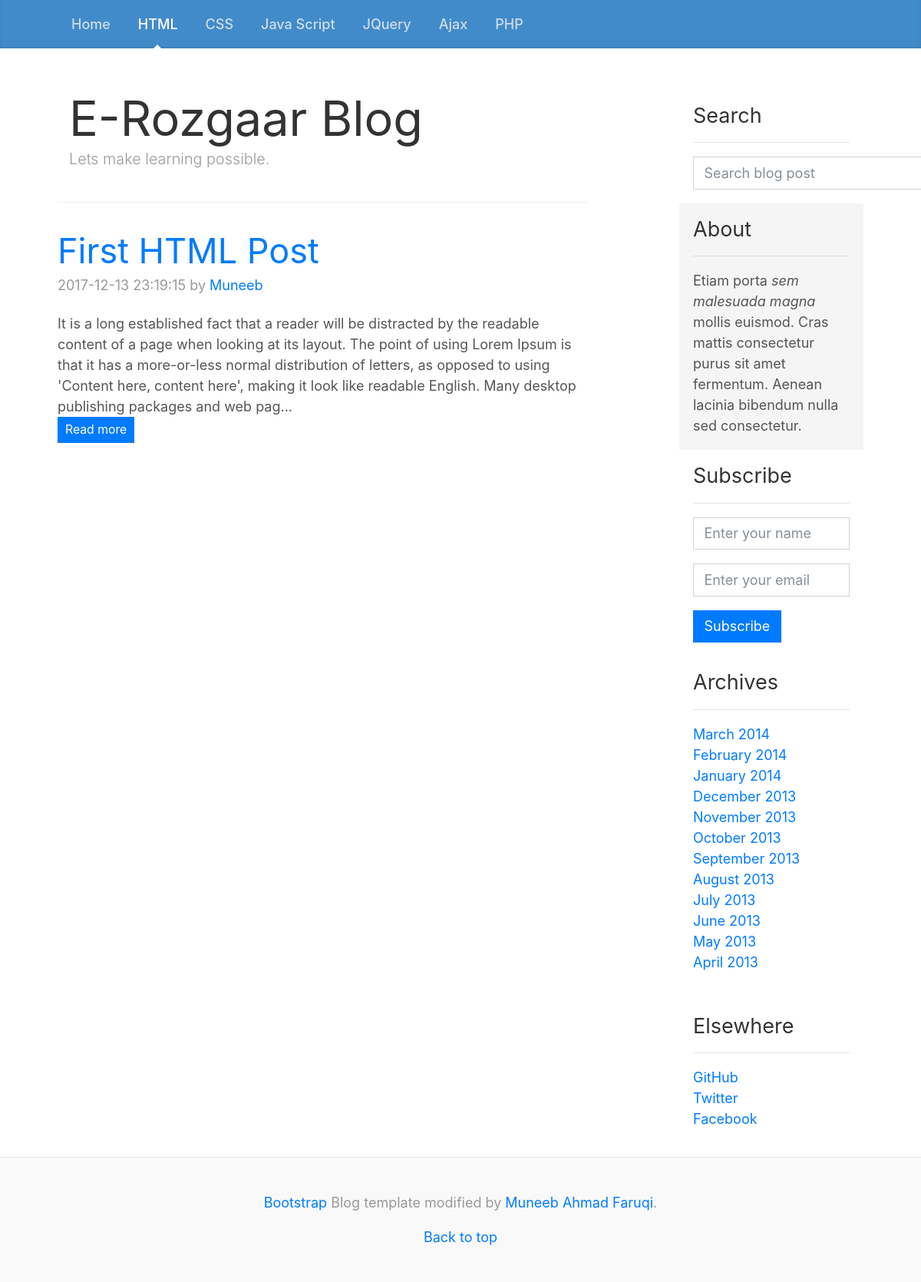
Screenshot of /index.php?category=1 with the database file from the repository.
### tables this page shows
CREATE TABLE `tbl_categories` (
  `id` int(11) NOT NULL,
  `cat_text` varchar(100) NOT NULL
);

CREATE TABLE `tbl_posts` (
  `id` int(11) NOT NULL,
  `post_title` varchar(100) NOT NULL,
  `post_body` text NOT NULL,
  `date_time` timestamp NOT NULL DEFAULT CURRENT_TIMESTAMP,
  `post_author` varchar(50) NOT NULL,
  `post_keywords` varchar(200) NOT NULL,
  `post_category` int(11) NOT NULL
);

### index.php (the view)
<?php
	include 'includes/header.php';
	$sql_fetch_posts= (isset($_GET['category'])) ? "SELECT * FROM tbl_posts WHERE post_category='".mysqli_real_escape_string($link,$_GET['category'])."'" : "SELECT * FROM tbl_posts";
	$result= $link->query($sql_fetch_posts);
?>
          <div class="blog-header">
	        <div class="container">
	          <h1 class="blog-title">E-Rozgaar Blog</h1>
	          <p class="lead blog-description">Lets make learning possible.</p>
	        </div>
	      </div>
	      <?php
	      	if($result->num_rows >0 ){
	      		while($post= $result->fetch_assoc()){ ?>
	      		<div class="blog-post">
		            <h2 class="blog-post-title"><a href="single.php?post=<?php echo $post['id']; ?>"><?php echo $post['post_title']; ?></a></h2>
		            <p class="blog-post-meta"><?php echo $post['date_time']; ?> by <a href="#"><?php echo $post['post_author']; ?></a></p>
		            <div class="post-body">
		            	<?php $post_body =$post['post_body'];
		            		   echo substr($post_body, 0, 350).'...';
		            	?>
		            </div>
		            <a href="single.php?post=<?php echo $post['id']; ?>" class="btn btn-sm btn-primary">Read more</a>
          		</div>
	      		<?php
	      		}
	      	}
	      ?>
        <?php
        	include "includes/sidebar.php";
        	include "includes/footer.php";
        ?>

### includes/header.php (shortened to what this page needs)
<?php
	include 'includes/dbcon.php';
  $sql_cats= "SELECT * FROM tbl_categories";
  $result = $link->query($sql_cats);
?>
<!doctype html>
<html lang="en">
  <head>
    <link href="css/bootstrap.css" rel="stylesheet">
    <link href="css/custom.css" rel="stylesheet">
    <link href="css/blog.css" rel="stylesheet">
  </head>
  <body>
    <header>
      <div class="blog-masthead">
        <div class="container">
          <nav class="nav">
            <?php
              $home_active = isset($_GET['category']) ? "<a class=\"nav-link\" href=\"index.php\">Home</a>" : "<a class=\"nav-link active\" href=\"index.php\">Home</a>";
               echo $home_active;
              if($result->num_rows > 0){
                while($row = $result->fetch_assoc()){
                  $cat_active = ( isset($_GET['category']) && $row['id'] == $_GET['category'] ) ? "active" : "";
                  ?>
                    <a class="nav-link <?php echo $cat_active; ?>" href="index.php?category=<?php echo $row['id']; ?>"><?php echo $row['cat_text']; ?></a>
                  <?php
                }
              }
            ?>
          </nav>
        </div>
      </div>
    </header>
    <main role="main" class="container">
      <div class="row">
        <div class="col-sm-8 blog-main">

### css/custom.css (style rules this page uses)
* { border-radius: 0 !important; }

### css/blog.css (style rules this page uses)
@media (min-width: 48em) { html { font-size: 18px; } }
body { color: #555; }
h1, .h1, h2, .h2, h3, .h3, h4, .h4, h5, .h5, h6, .h6 { font-weight: 400; color: #333; }
.container { max-width: 60rem; }
.blog-masthead { margin-bottom: 3rem; background-color: #428bca; box-shadow: inset 0 -.1rem .25rem rgba(0,0,0,.1); }
.nav-link { position: relative; padding: 1rem; font-weight: 500; color: #cdddeb; }
.nav-link.active { color: #fff; }
.nav-link.active::after { position: absolute; bottom: 0; left: 50%; width: 0; height: 0; margin-left: -.3rem; vertical-align: middle; content: ""; border-right: .3rem solid transparent; border-bottom: .3rem solid; border-left: .3rem solid transparent; }
.blog-header { padding-bottom: 1.25rem; margin-bottom: 2rem; border-bottom: .05rem solid #eee; }
.blog-title { margin-bottom: 0; font-size: 2rem; font-weight: 400; }
.blog-description { font-size: 1.1rem; color: #999; }
@media (min-width: 40em) { .blog-title { font-size: 3.5rem; } }
.blog-post { margin-bottom: 4rem; }
.blog-post-title { margin-bottom: .25rem; font-size: 2.5rem; }
.blog-post-meta { margin-bottom: 1.25rem; color: #999; }

### rows the page displays
tbl_categories: cat_text "HTML"
tbl_categories: cat_text "CSS"
tbl_categories: cat_text "Java Script"
tbl_categories: cat_text "JQuery"
tbl_categories: cat_text "Ajax"
tbl_categories: cat_text "PHP"
tbl_posts: post_title "First HTML Post", date_time "2017-12-13 23:19:15", post_author "Muneeb", post_body "It is a long established fact that a reader will be distracted by the readable content of a page when looking at its layout. The point of using Lorem Ipsum is that it has a more-or-less normal distribution of letters, as opposed to using 'Content here, content here', making it look like readable English. Many desktop publishing packages and web pag"
